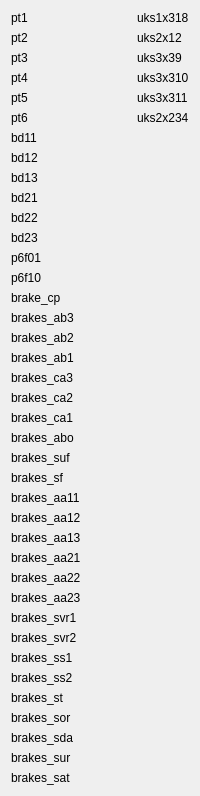
      <widget class="QWidget" name="tab_6">
       <attribute name="title">
        <string>Тормозная</string>
       </attribute>
       <layout class="QGridLayout" name="gridLayout_5">
        <item row="4" column="2">
         <widget class="QLabel" name="uks3x311">
          <property name="text">
           <string>uks3x311</string>
          </property>
         </widget>
        </item>
        <item row="19" column="0">
         <widget class="QLabel" name="brakes_ca3">
          <property name="text">
           <string>brakes_ca3</string>
          </property>
         </widget>
        </item>
        <item row="5" column="0" colspan="2">
         <widget class="QLabel" name="pt6">
          <property name="text">
           <string>pt6</string>
          </property>
         </widget>
        </item>
        <item row="34" column="0">
         <widget class="QLabel" name="brakes_ss2">
          <property name="text">
           <string>brakes_ss2</string>
          </property>
         </widget>
        </item>
        <item row="15" column="0">
         <widget class="QLabel" name="brakes_cp">
          <property name="text">
           <string>brake_cp</string>
          </property>
         </widget>
        </item>
        <item row="25" column="0">
         <widget class="QLabel" name="brakes_aa11">
          <property name="text">
           <string>brakes_aa11</string>
          </property>
         </widget>
        </item>
        <item row="2" column="2">
         <widget class="QLabel" name="uks3x39">
          <property name="text">
           <string>uks3x39</string>
          </property>
         </widget>
        </item>
        <item row="20" column="0">
         <widget class="QLabel" name="brakes_ca2">
          <property name="text">
           <string>brakes_ca2</string>
          </property>
         </widget>
        </item>
        <item row="4" column="0" colspan="2">
         <widget class="QLabel" name="pt5">
          <property name="text">
           <string>pt5</string>
          </property>
         </widget>
        </item>
        <item row="39" column="0">
         <widget class="QLabel" name="brakes_sat">
          <property name="text">
           <string>brakes_sat</string>
          </property>
         </widget>
        </item>
        <item row="23" column="0">
         <widget class="QLabel" name="brakes_suf">
          <property name="text">
           <string>brakes_suf</string>
          </property>
         </widget>
        </item>
        <item row="27" column="0">
         <widget class="QLabel" name="brakes_aa13">
          <property name="text">
           <string>brakes_aa13</string>
          </property>
         </widget>
        </item>
        <item row="36" column="0">
         <widget class="QLabel" name="brakes_sor">
          <property name="text">
           <string>brakes_sor</string>
          </property>
         </widget>
        </item>
        <item row="8" column="0" colspan="2">
         <widget class="QLabel" name="bd13">
          <property name="text">
           <string>bd13</string>
          </property>
         </widget>
        </item>
        <item row="18" column="0">
         <widget class="QLabel" name="brakes_ab1">
          <property name="text">
           <string>brakes_ab1</string>
          </property>
         </widget>
        </item>
        <item row="3" column="2">
         <widget class="QLabel" name="uks3x310">
          <property name="text">
           <string>uks3x310</string>
          </property>
         </widget>
        </item>
        <item row="0" column="0">
         <widget class="QLabel" name="pt1">
          <property name="text">
           <string>pt1</string>
          </property>
         </widget>
        </item>
        <item row="29" column="0">
         <widget class="QLabel" name="brakes_aa22">
          <property name="text">
           <string>brakes_aa22</string>
          </property>
         </widget>
        </item>
        <item row="10" column="0" colspan="2">
         <widget class="QLabel" name="bd22">
          <property name="text">
           <string>bd22</string>
          </property>
         </widget>
        </item>
        <item row="6" column="0" colspan="2">
         <widget class="QLabel" name="bd11">
          <property name="text">
           <string>bd11</string>
          </property>
         </widget>
        </item>
        <item row="11" column="0" colspan="2">
         <widget class="QLabel" name="bd23">
          <property name="text">
           <string>bd23</string>
          </property>
         </widget>
        </item>
        <item row="22" column="0">
         <widget class="QLabel" name="brakes_abo">
          <property name="text">
           <string>brakes_abo</string>
          </property>
         </widget>
        </item>
        <item row="35" column="0">
         <widget class="QLabel" name="brakes_st">
          <property name="text">
           <string>brakes_st</string>
          </property>
         </widget>
        </item>
        <item row="0" column="2">
         <widget class="QLabel" name="uks1x318">
          <property name="text">
           <string>uks1x318</string>
          </property>
         </widget>
        </item>
        <item row="32" column="0">
         <widget class="QLabel" name="brakes_svr2">
          <property name="text">
           <string>brakes_svr2</string>
          </property>
         </widget>
        </item>
        <item row="31" column="0">
         <widget class="QLabel" name="brakes_svr1">
          <property name="text">
           <string>brakes_svr1</string>
          </property>
         </widget>
        </item>
        <item row="30" column="0">
         <widget class="QLabel" name="brakes_aa23">
          <property name="text">
           <string>brakes_aa23</string>
          </property>
         </widget>
        </item>
        <item row="7" column="0" colspan="2">
         <widget class="QLabel" name="bd12">
          <property name="text">
           <string>bd12</string>
          </property>
         </widget>
        </item>
        <item row="38" column="0">
         <widget class="QLabel" name="brakes_sur">
          <property name="text">
           <string>brakes_sur</string>
          </property>
         </widget>
        </item>
        <item row="1" column="2">
         <widget class="QLabel" name="uks2x12">
          <property name="text">
           <string>uks2x12</string>
          </property>
         </widget>
        </item>
        <item row="9" column="0" colspan="2">
         <widget class="QLabel" name="bd21">
          <property name="text">
           <string>bd21</string>
          </property>
         </widget>
        </item>
        <item row="33" column="0">
         <widget class="QLabel" name="brakes_ss1">
          <property name="text">
           <string>brakes_ss1</string>
          </property>
         </widget>
        </item>
        <item row="3" column="0" colspan="2">
         <widget class="QLabel" name="pt4">
          <property name="text">
           <string>pt4</string>
          </property>
         </widget>
        </item>
        <item row="24" column="0">
         <widget class="QLabel" name="brakes_sf">
          <property name="text">
           <string>brakes_sf</string>
          </property>
         </widget>
        </item>
        <item row="13" column="0" colspan="2">
         <widget class="QLabel" name="p6f10">
          <property name="text">
           <string>p6f10</string>
          </property>
         </widget>
        </item>
        <item row="2" column="0">
         <widget class="QLabel" name="pt3">
          <property name="text">
           <string>pt3</string>
          </property>
         </widget>
        </item>
        <item row="16" column="0">
         <widget class="QLabel" name="brakes_ab3">
          <property name="text">
           <string>brakes_ab3</string>
          </property>
         </widget>
        </item>
        <item row="21" column="0">
         <widget class="QLabel" name="brakes_ca1">
          <property name="text">
           <string>brakes_ca1</string>
          </property>
         </widget>
        </item>
        <item row="37" column="0">
         <widget class="QLabel" name="brakes_sda">
          <property name="text">
           <string>brakes_sda</string>
          </property>
         </widget>
        </item>
        <item row="12" column="0" colspan="2">
         <widget class="QLabel" name="p6f01">
          <property name="text">
           <string>p6f01</string>
          </property>
         </widget>
        </item>
        <item row="1" column="0">
         <widget class="QLabel" name="pt2">
          <property name="text">
           <string>pt2</string>
          </property>
         </widget>
        </item>
        <item row="26" column="0">
         <widget class="QLabel" name="brakes_aa12">
          <property name="text">
           <string>brakes_aa12</string>
          </property>
         </widget>
        </item>
        <item row="28" column="0">
         <widget class="QLabel" name="brakes_aa21">
          <property name="text">
           <string>brakes_aa21</string>
          </property>
         </widget>
        </item>
        <item row="17" column="0">
         <widget class="QLabel" name="brakes_ab2">
          <property name="text">
           <string>brakes_ab2</string>
          </property>
         </widget>
        </item>
        <item row="5" column="2">
         <widget class="QLabel" name="uks2x234">
          <property name="text">
           <string>uks2x234</string>
          </property>
         </widget>
        </item>
       </layout>
      </widget>
